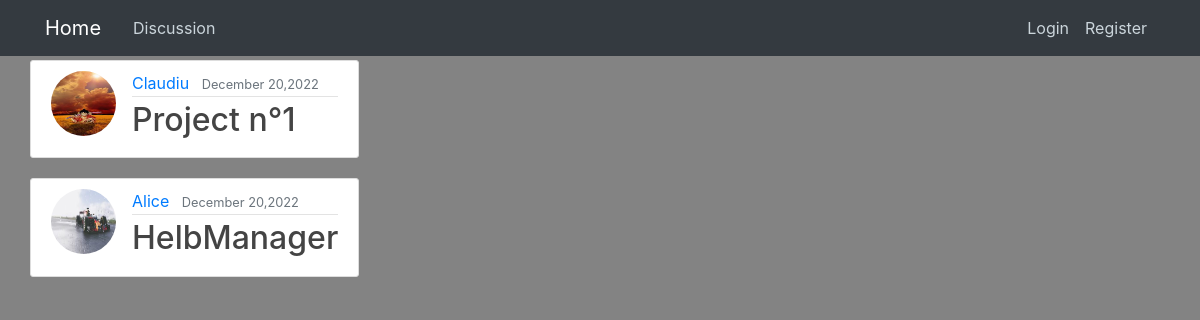
The app's page /, older data.
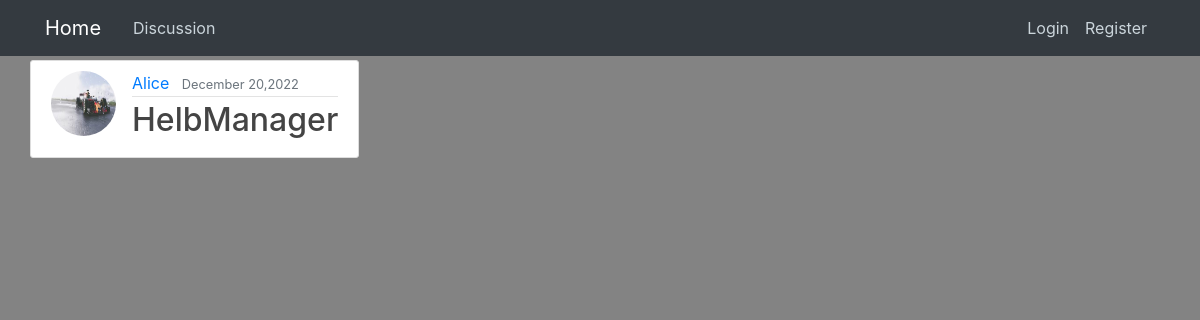
The same page, newer data.
### blog/models.py (models this page shows, shortened)
class Post(models.Model):
    title = models.CharField(max_length=100)
    contributor = models.CharField(max_length=100)
    tasks_subtasks =  models.TextField()
    status = models.TextField()
    date_posted = models.DateTimeField(default=timezone.now)
    author = models.ForeignKey(User, on_delete=models.CASCADE)
    class Meta:
        ordering = ['contributor']

### users/models.py (models this page shows, shortened)
class Profile(models.Model):
    user = models.OneToOneField(User, on_delete=models.CASCADE)
    image = models.ImageField(default='default.jpg', upload_to='profile_pics')

### blog/views.py (the view)
# urls.py: path('', PostListView.as_view(), name='blog-home'),
class PostListView(ListView):
    model = Post
    template_name = 'blog/home.html' # <app>/<model>_<viewtype>.html
    context_object_name = 'posts'
    ordering = ['-date_posted']

### blog/templates/Blog/home.html (shortened to what this page needs)
{% extends "blog/base.html" %}
{% block content %}
{% for post in posts %}
       <article class="media content-section">
        <img class="rounded-circle article-img" src="{{ post.author.profile.image.url}}">
  <div class="media-body">
    <div class="article-metadata">
      <a class="mr-2" href="#">{{ post.author }}</a>
      <small class="text-muted">{{ post.date_posted|date:"F d,Y" }}</small>
    </div>
              <h2><a class="article-title" href="{% url 'post-detail' post.id %}">{{ post.title }}</a></h2>
  </div>
</article>
{% endfor %}
{% endblock %}

### blog/templates/Blog/base.html (shortened to what this page needs)
{% load static %}
<!DOCTYPE html>
<html lang="en">
<head>
    <link href="https://cdn.jsdelivr.net/npm/bootstrap@4.0.0/dist/css/bootstrap.min.css"
 rel="stylesheet">
    <link rel="stylesheet" type="text/css" href="{% static 'blog/main.css' %}">
</head>
<body>
<header class="site-header">
    <nav class="navbar navbar-expand-md navbar-dark bg-dark fixed-top">
        <div class="container">
            <a class="navbar-brand mr-4" href="{% url 'blog-home' %}">Home</a>
            <div class="collapse navbar-collapse" id="navbarToggle">
                <div class="navbar-nav mr-auto">
                <a class="nav-item nav-link" href="{% url 'blog-about' %}">Discussion</a>
                </div>
                <div class="navbar-nav">
                    {% if user.is_authenticated %}
                    <ul class="navbar-nav mr-2">
                        <li class="nav-item dropdown">
                        <a class="nav-link dropdown-toggle" href='#' id="navbarDropdown" role="button" data-toggle="dropdown"> Welcome {{request.user}}</a>
                        <div class="dropdown-menu" aria-labelledby="navbarDropdown">
                                <a class="dropdown-item" href="{% url 'profile' %}">Profil</a>
                                <a class="dropdown-item" href="{% url 'post-create' %}">New Project</a>
                                <a class="dropdown-item" href="/logout">Logout</a>
                    {% else %}
                    <a class="nav-item nav-link" href="{% url 'login' %}">Login</a>
                    <a class="nav-item nav-link" href="{% url 'register' %}">Register</a>
                    {% endif %}
                </div>
            </div>
        </div>
    </nav>
</header>
<main role="main" class="container">
    <div class="row">
        <div class="col-md-20">
            {% block content %}{% endblock %}
        </div>
    </div>
</main>
</body>
</html>

### blog/static/blog/main.css (style rules this page uses)
* { margin: 0; padding: 0; box-sizing: border-box; }
body { background: #838383; color: #000000; margin-top: 5rem; margin: 0; }
header { display: flex; justify-content: center; align-items: center; height: 60px; }
h1, h2, h3, h4, h5, h6 { color: #444444; }
.site-header .navbar-nav .nav-link { color: #cbd5db; }
.content-section { background: #ffffff; padding: 10px 20px; border: 1px solid #dddddd; border-radius: 3px; margin-bottom: 20px; }
.article-title { color: #444444; }
.article-img { height: 65px; width: 65px; margin-right: 16px; }
.article-metadata { padding-bottom: 1px; margin-bottom: 4px; border-bottom: 1px solid #e3e3e3 }

Row changes from the older to the newer data that the page shows:
removed Post: author.profile.image (picture), author "Claudiu", date_posted "December 20,2022", title "Project n°1"
